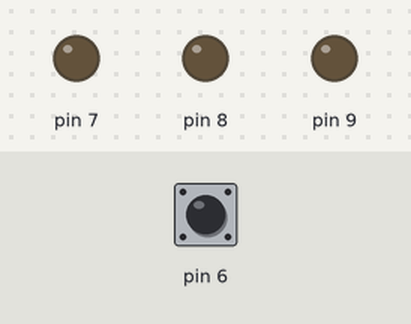
The sketch below on a simulated Arduino Uno, built with avr-gcc and run on an emulated ATmega328P. Parts: output pins drawn as LEDs (lit = HIGH). The test bench sets the inputs (shaded band); at power-on: pin 6 LOW.

Above: at 1.2 s.
1.3 s: pin 6 driven HIGH
At 2.4 s:
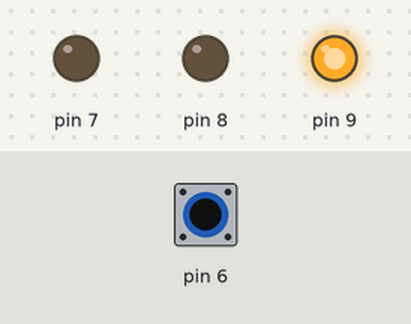
2.8 s: pin 6 pulsed LOW 5 times (0.12 s each, 0.3 s apart)
At 5.3 s:
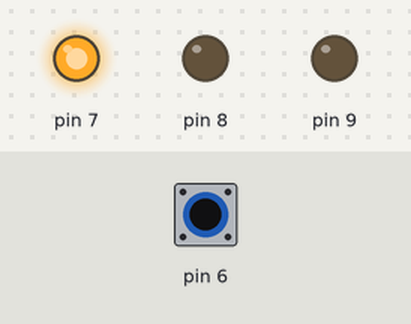
Timing chart, 0 to 6.8 s (numbered marks = the images above; inputs shaded):
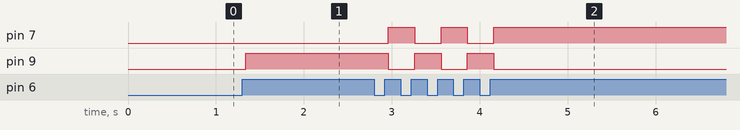

The sketch:

ButtonLightSwitch.ino
```cpp
// 0 - green
// 1 - red

int status = 0;

void setup() {
  // put your setup code here, to run once:
pinMode(9, OUTPUT);
pinMode(8, OUTPUT);
pinMode(7, OUTPUT);

Serial.begin(9600);
pinMode(6, INPUT);
}

void loop() {
  // put your main code here, to run repeatedly:
  if(digitalRead(6) == HIGH) {
    delay(40);

    if(status == 0) {
      switch_to_red();
    }
    else {
      switch_to_green();
    }
    while(digitalRead(6) != LOW)
      ;
  }
}
void switch_to_red() {
  digitalWrite(7, LOW);
  digitalWrite(9, HIGH);
  status = 1;
}

void switch_to_green() {
  digitalWrite(9, LOW);
  digitalWrite(7, HIGH);
  status = 0;
}
```

Measured:
- after the input at 1.3 s, pin 9: LOW → HIGH at once
- after the input at 2.8 s, pin 7: alternates HIGH for 0.30 s and LOW for 0.30 s, 5 changes in all, then stays HIGH, starting after 0.16 s; pin 9: alternates HIGH for 0.30 s and LOW for 0.30 s, 5 changes in all, then stays LOW, starting after 0.16 s
